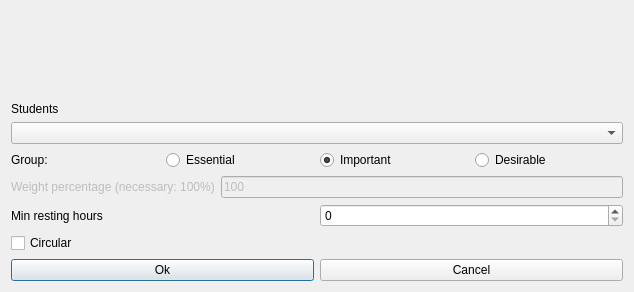
<?xml version="1.0" encoding="UTF-8"?>
<ui version="4.0">
 <class>ModifyConstraintStudentsSetMinRestingHoursForm_template</class>
 <widget class="QDialog" name="ModifyConstraintStudentsSetMinRestingHoursForm_template">
  <property name="geometry">
   <rect>
    <x>0</x>
    <y>0</y>
    <width>634</width>
    <height>292</height>
   </rect>
  </property>
  <property name="windowTitle">
   <string extracomment="This is the title of the dialog to modify a constraint of this type">Modify students set min resting hours</string>
  </property>
  <layout class="QVBoxLayout" name="verticalLayout_2">
   <item>
    <spacer name="spacer9">
     <property name="orientation">
      <enum>Qt::Vertical</enum>
     </property>
     <property name="sizeType">
      <enum>QSizePolicy::Expanding</enum>
     </property>
     <property name="sizeHint" stdset="0">
      <size>
       <width>20</width>
       <height>30</height>
      </size>
     </property>
    </spacer>
   </item>
   <item>
    <layout class="QVBoxLayout" name="verticalLayout">
     <item>
      <widget class="QLabel" name="studentsTextLabel">
       <property name="frameShape">
        <enum>QFrame::NoFrame</enum>
       </property>
       <property name="frameShadow">
        <enum>QFrame::Plain</enum>
       </property>
       <property name="text">
        <string>Students</string>
       </property>
       <property name="wordWrap">
        <bool>false</bool>
       </property>
      </widget>
     </item>
     <item>
      <widget class="QComboBox" name="studentsComboBox">
       <property name="editable">
        <bool>false</bool>
       </property>
       <property name="insertPolicy">
        <enum>QComboBox::NoInsert</enum>
       </property>
       <property name="autoCompletion">
        <bool>false</bool>
       </property>
       <property name="duplicatesEnabled">
        <bool>false</bool>
       </property>
      </widget>
     </item>
    </layout>
   </item>
   <item>
    <layout class="QHBoxLayout" name="horizontalLayout_4">
     <item>
      <widget class="QLabel" name="groupTextLabel">
       <property name="text">
        <string>Group:</string>
       </property>
      </widget>
     </item>
     <item>
      <widget class="QRadioButton" name="essentialRadioButton">
       <property name="text">
        <string>Essential</string>
       </property>
      </widget>
     </item>
     <item>
      <widget class="QRadioButton" name="importantRadioButton">
       <property name="text">
        <string>Important</string>
       </property>
       <property name="checked">
        <bool>true</bool>
       </property>
      </widget>
     </item>
     <item>
      <widget class="QRadioButton" name="desirableRadioButton">
       <property name="text">
        <string>Desirable</string>
       </property>
      </widget>
     </item>
    </layout>
   </item>
   <item>
    <layout class="QHBoxLayout" name="horizontalLayout">
     <item>
      <widget class="QLabel" name="weightTextLabel">
       <property name="enabled">
        <bool>false</bool>
       </property>
       <property name="frameShape">
        <enum>QFrame::NoFrame</enum>
       </property>
       <property name="frameShadow">
        <enum>QFrame::Plain</enum>
       </property>
       <property name="text">
        <string>Weight percentage (necessary: 100%)</string>
       </property>
       <property name="wordWrap">
        <bool>false</bool>
       </property>
      </widget>
     </item>
     <item>
      <widget class="QLineEdit" name="weightLineEdit">
       <property name="enabled">
        <bool>false</bool>
       </property>
       <property name="text">
        <string notr="true">100</string>
       </property>
      </widget>
     </item>
    </layout>
   </item>
   <item>
    <layout class="QHBoxLayout" name="horizontalLayout_2">
     <item>
      <widget class="QLabel" name="textLabel1">
       <property name="text">
        <string>Min resting hours</string>
       </property>
       <property name="wordWrap">
        <bool>false</bool>
       </property>
      </widget>
     </item>
     <item>
      <widget class="QSpinBox" name="minRestingHoursSpinBox"/>
     </item>
    </layout>
   </item>
   <item>
    <widget class="QCheckBox" name="circularCheckBox">
     <property name="text">
      <string>Circular</string>
     </property>
    </widget>
   </item>
   <item>
    <layout class="QHBoxLayout">
     <item>
      <widget class="QPushButton" name="okPushButton">
       <property name="text">
        <string>Ok</string>
       </property>
      </widget>
     </item>
     <item>
      <widget class="QPushButton" name="cancelPushButton">
       <property name="text">
        <string>Cancel</string>
       </property>
      </widget>
     </item>
    </layout>
   </item>
  </layout>
 </widget>
 <layoutdefault spacing="6" margin="11"/>
 <resources/>
 <connections/>
</ui>
